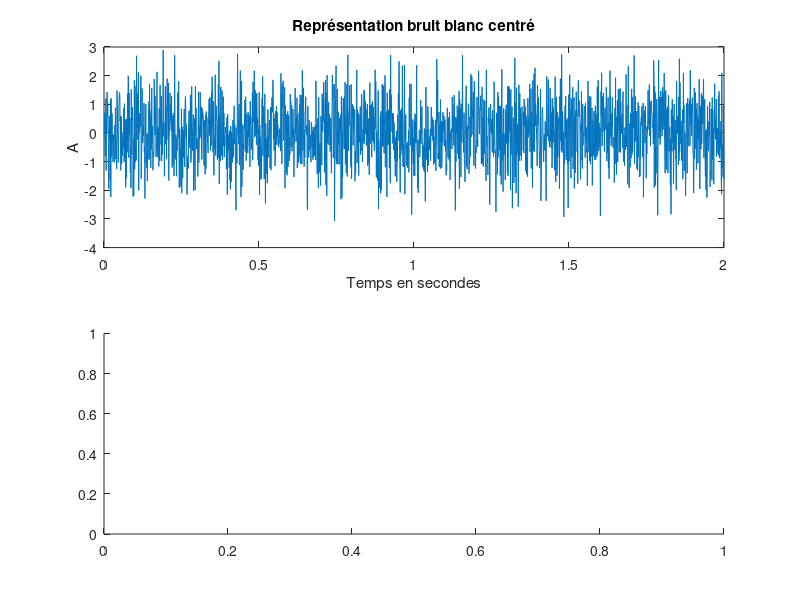

This figure's MATLAB source: (Note: this script raises an error after producing the figure.)
clc
clear all
warning('off', 'all');

M = 2001;

bb1 = randn(1, M);
bb2 = 9 * randn(1,M) + 7;

%% représentations fréquentielles

clc
clear all
warning('off', 'all');
close all

M = 2001;

bb1 = randn(1, M);
bb2 = 9 * randn(1,M) + 7;

% spectrogramme bb1
figure, 
subplot(2,1,1);
plot(bb1);
xlabel('Temps en secondes');
ylabel('Intensité signal');
xlim([0;M]);
xticks([0,500,1000,1500,2000])
xticklabels({'0', '0.5', '1', '1.5', '2'});
xlabel('Temps en secondes');
ylabel("A");
title("Représentation bruit blanc centré");

subplot(2,1,2);
spectrogram(bb1, sqrt(M), 'yaxis');
xlabel('Temps en secondes');
ylabel('Frequences');
xlim([0;M]);
xticks([0,500,1000,1500,2000])
xticklabels({'0', '0.5', '1', '1.5', '2'});


% spectrogramme bb2
figure, 
subplot(2,1,1);
plot(bb2);
xlim([0;M]);
xticks([0,500,1000,1500,2000])
xticklabels({'0', '0.5', '1', '1.5', '2'});
xlabel('Temps en secondes');
ylabel("A");
title("Représentation bruit blanc non-centré");

subplot(2,1,2);
spectrogram(bb2, sqrt(M), 'yaxis');
xlabel('Temps en secondes');
ylabel('Frequences');
xlim([0;M]);
xticks([0,500,1000,1500,2000]);
xlabel('Temps en secondes');
xticklabels({'0', '0.5', '1', '1.5', '2'});

%% Etapes DFA

clc
clear all
warning('off', 'all');

M = 2001;
N = 64;
L = round(M / N);
bb1 = randn(1, M);
bb2 = 9 * randn(1,M) + 7;

profilY = ProfilY(bb1, M);

% calcul des coefficients qui fit la courbe
coefsX = CalculCoefsProfil(profilY, L, N);

% calcul du profil global
F = CalculF(bb1, M, N);

for l = 1:L
    for n = 1:N
        m = (l-1) * N + n;
        tempX = polyval(coefsX(l,:), m);
        newY(m, 1) = profilY(m) - tempX;
    end
end

%% calcul du profil global pour différents N

clc
clear all
warning('off', 'all');

M = 2001;
bb1 = randn(1, M);
bb2 = 9 * randn(1,M) + 7;

Ns = [13, 17, 21, 27, 35, 47, 59, 77, 99, 135, 189];
Fs = zeros(size(Ns)); % vecteurs des valeurs F à calculer en fonction de N
for i = 1:size(Ns,2)
   N = Ns(i);
   Fs(i) = CalculF(bb1, M, N);
end

% calcul du fit pour obtenir le coefficient de régularité alpha
logF = log(Fs);
logN = log(Ns);
coefsDroite = polyfit(logN, logF, 1);
alpha = coefsDroite(1);
fit = polyval(coefsDroite, logN);
display(alpha);

hold on
plot(logN, logF, 'o');
plot(logN, fit, 'r');
xlabel('log( N )');
ylabel('log( F(N) )');
title("Représentation log-log de F par DFA");
hold off

%% représentation profil + fit

clc
clear all
warning('off', 'all');

M = 2001;
bb1 = randn(1, M);
bb2 = 9 * randn(1,M) + 7;
N = 189;
L = floor(M/N);

profilY = ProfilY(bb1, M);
coefs = CalculCoefsProfil(profilY, L, N);
fit = CalculFit(bb1, M, N, L);

figure,

%profil
subplot(3,1,1), plot(profilY), xlim([0,2001]);
xlim([0;M]);
xticks([0,500,1000,1500,2000])
xticklabels({'0', '0.5', '1', '1.5', '2'});
ylabel("A");
xlabel("Temps (s)");

% fit
subplot(3,1,2), plot(fit, 'r'), xlim([0,2001]);
xlim([0;M]);
xticks([0,500,1000,1500,2000])
xticklabels({'0', '0.5', '1', '1.5', '2'});
ylabel("A");
xlabel("Temps (s)");

% profil + fit
subplot(3,1,3),
hold on
plot(profilY), xlim([0,2001]);
plot(fit, 'r');

for l = 1:L
    xline(l*N);
end

xlim([0;M]);
xticks([0,500,1000,1500,2000])
xticklabels({'0', '0.5', '1', '1.5', '2'});
ylabel("A");
xlabel("Temps (s)");
hold off

%% DFA statistiques sur la régularité 

clc
clear all
warning('off', 'all');

M = 2001;
alphasCentres = zeros(1,50);
alphasNonCentres = zeros(1,50);
w = waitbar(0, 'traitement des régularités');
for i = 1:50
    bbCentre = randn(1, M);
    bbNonCentre = 9 * randn(1,M) + 7;
    
    alphasCentres(i) = Regularite(bbCentre, 'DFA');
    alphasNonCentres(i) = Regularite(bbNonCentre,'DFA');
    
    waitbar(i/50);
end
close(w);

mu1 = mean(alphasCentres);
sd1 = std(alphasCentres);
mu2 = mean(alphasNonCentres);
sd2 = std(alphasNonCentres);

% figure avec moyennes et écarts types
errorbar([mu1, mu2], [sd1, sd2], 'or');
xlim([0, 3]);
xticks([1,2]);
xticklabels({'Bb centré', 'Bb non centré'});
ylabel("Alpha");
title("Alphas moyens par DFA");
%% DMA étape par étape

clc
clear all
warning('off', 'all');
close all

M = 2001;
N = 64;
bb1 = randn(1, M);

b = zeros(1, N+1);
b(1) = 1;
b(N+1) = -1;
a = [N, -N];

profil = ProfilY(bb1, M);
tendance = filter(b, a, profil); % tendance décalée à cause du retard de groupe

[phi, wPhi] = phasez(b, a, M); 
retardPhi = abs(floor((phi(20) - phi(2)) / (wPhi(20) - wPhi(2)))); % dérivée de la phase
tendanceRecalee = tendance(retardPhi:size(profil,2));

%plot profil seul
% subplot(3,1,1), plot(profil), xlim([0, 2001]);
% xlim([0;M]);
% xticks([0,500,1000,1500,2000])
% xticklabels({'0', '0.5', '1', '1.5', '2'});
% ylabel("A");
% xlabel("Temps (s)");

%plot profil + fit décalé
subplot(2,1,1), xlim([0, 2001]);
hold on
plot(profil);
plot(tendance, 'r');
xlim([0;M]);
xticks([0,500,1000,1500,2000])
xticklabels({'0', '0.5', '1', '1.5', '2'});
ylabel("A");
xlabel("Temps (s)");
hold off

%plot profil + fit recalé
subplot(2,1,2), xlim([0, 2001]);
hold on
plot(profil);
plot(tendanceRecalee, 'r');
xlim([0;M]);
xticks([0,500,1000,1500,2000])
xticklabels({'0', '0.5', '1', '1.5', '2'});
ylabel("A");
xlabel("Temps (s)");
hold off

%% représentations du filtre 

clc
clear all
close all
warning('off', 'all');

M = 2001;
N = 27;
bb1 = randn(1, M);
profil = ProfilY(bb1, M);

b = zeros(1, N+1);
b(1) = 1;
b(N+1) = -1;
a = [N, -N];

z = roots(b);
p = roots(a);
figure, zplane(b, a);

[h, w] = freqz(b, a, M, 'whole');
figure, plot(w/pi, 20*log10(abs(h)));
xlabel('Pulsation w (\times\pi rad/sample)')
ylabel('Gain (dB)')

[phi, wPhi] = phasez(b, a, M);
figure, plot(wPhi, phi);
ylabel("Phase (rad)");
xlabel("Pulsation w (\times\pi rad/sample)");
hold off

%plot de la tendance par rapport au profil
newY = filter(b, a, profil);
retardPhi = (phi(20) - phi(2)) / (wPhi(20) - wPhi(2));
tendance = newY(abs(floor(retardPhi)):size(profil,2));

figure,
hold on
plot(profil);
% plot(newY);
plot(tendance);
xlabel('Temps en secondes');
ylabel('Signal');
xlim([0;M]);
xticks([0,500,1000,1500,2000])
xticklabels({'0', '0.5', '1', '1.5', '2'});
hold off

% TF pour voir type de filtre

tf = fft(tendance);
plot(linspace(-0.5, 0.5, size(tf,2)), fftshift(abs(tf)));
xlabel('Fréquences normalisées');
ylabel('Module TF');
% xticks([-0.5,0,0.5]);
%% calcul régularité avec DMA

clc
clear all
warning('off', 'all');
close all

M = 2001;
bb1 = randn(1, M);

[alpha1, beta1, logN1, logF1] = Regularite(bb1, 'DMA');
fit1 = polyval([alpha1, beta1], logN1);

hold on;
plot(logN1, logF1, 'or');
plot(logN1, fit1);
ylabel("log(F)");
xlabel("log(N)");
title("Représentation log-log de F par DMA");
hold off

%% DMA statistiques

clc
clear all
warning('off', 'all');

M = 2001;
alphasCentres = zeros(1,50);
alphasNonCentres = zeros(1,50);
w = waitbar(0, 'traitement des régularités');
for i = 1:50
    bbCentre = randn(1, M);
    bbNonCentre = 9 * randn(1,M) + 7;
    
    alphasCentres(i) = Regularite(bbCentre, 'DMA');
    alphasNonCentres(i) = Regularite(bbNonCentre,'DMA');
    
    waitbar(i/50);
end
close(w);

mu1 = mean(alphasCentres);
sd1 = std(alphasCentres);
mu2 = mean(alphasNonCentres);
sd2 = std(alphasNonCentres);

% figure avec moyennes et écarts types
errorbar([mu1, mu2], [sd1, sd2], 'or');
xlim([0, 3]);
xticks([1,2]);
xticklabels({'Bb centré', 'Bb non centré'});
ylabel("Alpha");
title("Alphas moyens par DMA");

%% statistiques DFA/DMA

clc
clear all
warning('off', 'all');
close all

M = 2001;
nbAlpha = 100;
alphasDFA = zeros(1,nbAlpha);
alphasDMA = zeros(1,nbAlpha);
w = waitbar(0, 'traitement des régularités');
for i = 1:nbAlpha
    bbCentre = randn(1, M);
    
    alphasDFA(i) = Regularite(bbCentre, 'DFA');
    alphasDMA(i) = Regularite(bbCentre,'DMA');
    
    waitbar(i/nbAlpha);
end
close(w);

mu1 = mean(alphasDFA);
sd1 = std(alphasDFA);
mu2 = mean(alphasDMA);
sd2 = std(alphasDMA);

% figure avec moyennes et écarts types
errorbar([mu1, mu2], [sd1, sd2], 'or');
xlim([0, 3]);
xticks([1,2]);
xticklabels({'DFA', 'DMA'});
ylabel("Alpha");
title("Alphas moyens");

%% spectrogramme signal réel

clc
clear
close all

M = 2001;
data = load('dataEEG2020.mat');
y = cell2mat(data.dataEEG2020e7(2,1))';

% spectrogramme bb1
figure,
subplot(2,1,1);
plot(y);
xlabel('Temps en secondes');
ylabel('Intensité signal');
xlim([0;M]);
xticks([0,500,1000,1500,2000])
xticklabels({'0', '0.5', '1', '1.5', '2'});

subplot(2,1,2);
spectrogram(y, sqrt(M), 'yaxis');
xlabel('Temps en secondes');
ylabel('Frequences');
xlim([0;M]);
xticks([0,500,1000,1500,2000])
xticklabels({'0', '0.5', '1', '1.5', '2'});

%% comparaison spectrogrammes entre deux états

clc
clear
close all

M = 2001;
data = load('dataEEG2020.mat');
y1 = cell2mat(data.dataEEG2020e7(1,1))';
y2 = cell2mat(data.dataEEG2020e7(2,1))';

figure,
subplot(2,1,1);
spectrogram(y1 - mean(y1), sqrt(M), 'yaxis');
xlabel('Temps en secondes');
ylabel('Fréquences');
xlim([0;M]);
xticks([0,500,1000,1500,2000])
xticklabels({'0', '0.5', '1', '1.5', '2'});
title('Etat 1');

subplot(2,1,2);
spectrogram(y2 - mean(y2), sqrt(M), 'yaxis');
xlabel('Temps en secondes');
ylabel('Frequences');
xlim([0;M]);
xticks([0,500,1000,1500,2000])
xticklabels({'0', '0.5', '1', '1.5', '2'});
title('Etat 2');

%% analyse signaux réels

clc
clear
close all

data = load('dataEEG2020.mat');

%création du dataframe
alpha = zeros(28, 1);
electrode = repmat(" ", 28,1);
method = repmat("   ", 28,1);
etat = repmat(' ', 28,1);
df = table(electrode, method, etat, alpha);
% sujet = repmat(' ', 28,1);

% df = table(sujet, electrode, etat, alpha);
iTableau = 1;


% analyse avec DFA -------------------------------

nbElectrodes = 2;
nbPhases = size(data.dataEEG2020e7, 1);
nbSujets = size(data.dataEEG2020e7, 2);

% DFA electrode 1
alphaDFAe1 = zeros(1, nbPhases*nbSujets);
index = 1;
for p = 1:nbPhases
    for s = 1:nbSujets
        
        y = cell2mat(data.dataEEG2020e7(p,s))';
        a = Regularite(y, 'DFA');
        alphaDFAe1(1, index) = a;
        index = index +1;
        
        if(p == 1)
            tempEtat = 'A';
        else
            tempEtat = 'B';
        end
        
        df.electrode(iTableau) = "e1";
        df.method(iTableau) = {'DFA'};
        df.etat(iTableau) = tempEtat;
        df.alpha(iTableau) = a;
        iTableau = iTableau + 1;
    end
    
end

% DFA electrode 2
alphaDFAe2 = zeros(1, nbPhases*nbSujets);
index = 1;
for p = 1:nbPhases
    for s = 1:nbSujets
        
        % le signal est à transposer car on l'obtient en vecteur colonne
        y = cell2mat(data.dataEEG2020e8(p,s))'; 
        a = Regularite(y, 'DFA');
        alphaDFAe2(1, index) = a;
        index = index +1;
        
        if(p == 1)
            tempEtat = 'A';
        else
            tempEtat = 'B';
        end
        
        df.electrode(iTableau) = "e2";
        df.method(iTableau) = 'DFA';
        df.etat(iTableau) = tempEtat;
        df.alpha(iTableau) = a;
        iTableau = iTableau + 1;
    end
    
end



% analyse avec DMA -------------------------------

nbElectrodes = 2;
nbPhases = size(data.dataEEG2020e7, 1);
nbSujets = size(data.dataEEG2020e7, 2);

% DMA electrode 1
alphaDMAe1 = zeros(1, nbPhases*nbSujets);
index = 1;
for p = 1:nbPhases
    for s = 1:nbSujets
        
        y = cell2mat(data.dataEEG2020e7(p,s))';
        a = Regularite(y, 'DMA');
        alphaDMAe1(1, index) = a;
        index = index +1;
        
        if(p == 1)
            tempEtat = 'A';
        else
            tempEtat = 'B';
        end
        
        df.electrode(iTableau) = "e1";
        df.method(iTableau) = 'DMA';
        df.etat(iTableau) = tempEtat;
        df.alpha(iTableau) = a;
        iTableau = iTableau + 1;
    end
    
end

% DMA electrode 2
alphaDMAe2 = zeros(1, nbPhases*nbSujets);
index = 1;
for p = 1:nbPhases
    for s = 1:nbSujets
        
        % le signal est à transposer car on l'obtient en vecteur colonne
        y = cell2mat(data.dataEEG2020e8(p,s))'; 
        a = Regularite(y, 'DMA');
        alphaDMAe2(1, index) = a;
        index = index +1;
        
        if(p == 1)
            tempEtat = 'A';
        else
            tempEtat = 'B';
        end
        
        df.electrode(iTableau) = "e2";
        df.method(iTableau) = 'DMA';
        df.etat(iTableau) = tempEtat;
        df.alpha(iTableau) = a;
        iTableau = iTableau + 1;
    end
    
end

% Figures -----------------------------------------------

% plot DFA
figure,
hold on
plot(alphaDFAe1);
plot(alphaDFAe2, 'r');
legend('e1', 'e2');
title('alpha obtenus par DFA');
hold off

% plot DMA
figure,
hold on
plot(alphaDMAe1);
plot(alphaDMAe2, 'r');
legend('e1', 'e2');
title('alpha obtenus par DMA');
hold off

% plot des stats 
moyennes = [mean(alphaDFAe1), mean(alphaDFAe2), mean(alphaDMAe1), mean(alphaDMAe2)];
sd = [std(alphaDFAe1), std(alphaDFAe2), std(alphaDMAe1), std(alphaDMAe2)];

figure,
errorbar(moyennes, sd, 'or');
xlim([0,5]);
xticks([1,2,3,4]);
xticklabels({'DFAe1', 'DFAe2','DMAe1','DMAe2'});



display(df);
%writetable(df, "data_eeg.csv");

%% scatterplots

close all

%e1 DFA
a = df(df.electrode=="e1" & df.etat=='A' & df.method=="DFA", :).alpha;
b = df(df.electrode=="e1" & df.etat=='B' & df.method=="DFA", :).alpha;

figure,
subplot(2,1,1);
hold on
    plot(a, "r");
    plot(b, "g");
    xlim([0,8]);
    ylabel("Alphas");
    title("Regularité DFA e1");
hold off

%e2 DFA
a = df(df.electrode=="e2" & df.etat=='A' & df.method=="DFA", :).alpha;
b = df(df.electrode=="e2" & df.etat=='B' & df.method=="DFA", :).alpha;

subplot(2,1,2);
hold on
    plot(a, "r");
    plot(b, "g");
    xlim([0,8]);
    ylabel("Alphas");
    title("Regularité DFA e2");
hold off

%e1 DMA
a = df(df.electrode=="e1" & df.etat=='A' & df.method=="DMA", :).alpha;
b = df(df.electrode=="e1" & df.etat=='B' & df.method=="DMA", :).alpha;

figure,
subplot(2,1,1);
hold on
    plot(a, "r");
    plot(b, "g");
    xlim([0,8]);
    ylabel("Alphas");
    title("Regularité DMA e1");
hold off

%e2 DMA
a = df(df.electrode=="e2" & df.etat=='A' & df.method=="DMA", :).alpha;
b = df(df.electrode=="e2" & df.etat=='B' & df.method=="DMA", :).alpha;

subplot(2,1,2);
hold on
    plot(a, "r");
    plot(b, "g");
    xlim([0,8]);
    ylabel("Alphas");
    title("Regularité DMA e2");
hold off

